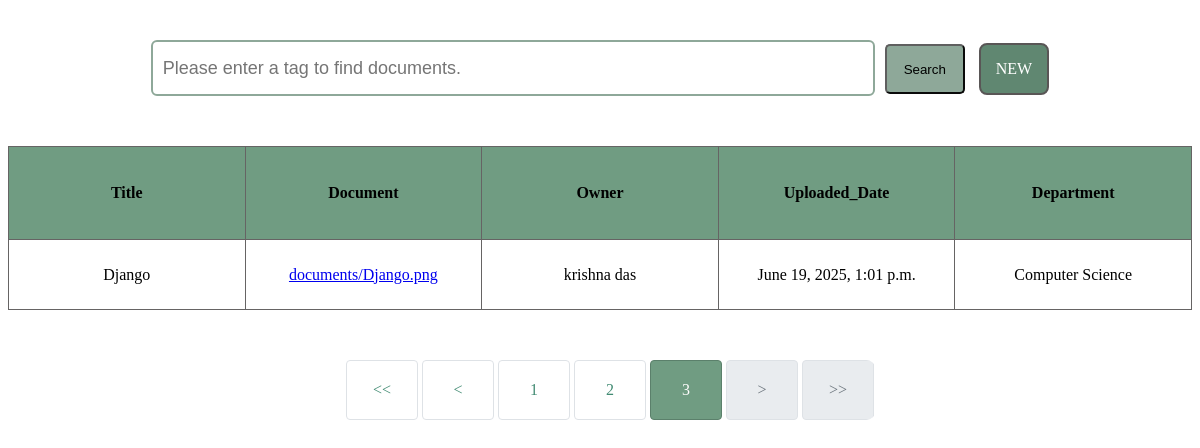
The page /table/?page=3&q= on the database its author committed.
### docs/models.py (models this page shows, shortened)
class Document(models.Model):
    title = models.CharField(max_length=700)
    description = models.TextField()
    owner = models.CharField(max_length=700)
    image = models.ImageField(upload_to='documents/')
    tags = models.TextField(max_length=10000)
    upload_at = models.DateTimeField(auto_now_add=True)
    subject = models.TextField(null=True)
    department = models.TextField(max_length=2000, null=True)

### docs/views.py (the view)
# urls.py: path('table/', views.table_data, name='table_doc'),
def table_data(request):
    query = request.GET.get('q', '')
    data = Document.objects.all()
    if query:
        data = data.filter(tags__icontains=query)
    paginator = Paginator(data, 5)
    page_num = request.GET.get('page')
    page_obj = paginator.get_page(page_num)
    return render(request, 'table.html', {'page_obj': page_obj, 'query': query})

### templates/table.html (shortened to what this page needs)
<!DOCTYPE html>
<html lang="en">
{% load static %}
<head>
    <link rel="stylesheet" href="{% static 'css/table.css' %}">
</head>
<body>
    <div class="container">
        <div class="searchPanel">
            <form method="get" class="search">
                <input type="text" name="q" placeholder="Please enter a tag to find documents." value="{{ query }}" class="searchBar">
                <button type="submit" class="searchButton">Search</button>
                <a href="{% url 'upload_doc' %}" class="new">NEW</a>
            </form>
        </div>
        <div class="tablePanel">
            <table>
                <thead>
                    <tr>
                        <th>Title</th>
                        <th>Document</th>
                        <th>Owner</th>
                        <th>Uploaded_Date</th>
                        <th>Department</th>
                    </tr>
                </thead>
                <tbody>
                    {% for doc in page_obj %}
                    <tr onclick="handleClickRow({tags : '{{ doc.tags|escapejs }}', subject : '{{ doc.subject|escapejs }}', description : '{{ doc.description|escapejs }}', image : '{{ doc.image.url|escapejs }}' })"
                        class="row-{{doc.id}}">
                        <td>{{ doc.title }}</td>
                        <td><a href="{{ doc.image.url }}">{{ doc.image }}</a></td>
                        <td>{{ doc.owner }}</td>
                        <td>{{ doc.upload_at }}</td>
                        <td>{{ doc.department }}</td>
                    </tr>
                    {% endfor %}
                </tbody>
            </table>
            <div class="pagination-con">
                {% if page_obj.has_other_pages %}
                    <ul class="pagination">
                        {% if page_obj.has_previous %}
                            <li class=" page-item"><a class="page-link" href="?page=1&q={{ query }}"><<</a></li>
                            <li class="page-item"><a class="page-link" href="?page={{ page_obj.previous_page_number }}&q={{ query }}"><</a></li>
                        {% else %}
                            <li class="page-item disabled"><span class="page-link"><<</span></li>
                            <li class="page-item disabled"><span class="page-link"><</span></li>
                        {% endif %}
                        {% for i in page_obj.paginator.get_elided_page_range %}
                            {% if page_obj.number == i %}
                                <li class="page-item active"><span class="page-link">{{ i }}</span></li>
                            {% elif i == page_obj.paginator.ELLIPSIS %}
                                <li class="page-item"><span class="page-link">{{ i }}</span></li>
                            {% else %}
                                <li class="page-item"><a class="page-link" href="?page={{ i }}&q={{ query }}">{{ i }}</a></li>
                            {% endif %}
                        {% endfor %}
                        {% if page_obj.has_next %}
                            <li class="page-item"><a class="page-link"
                                    href="?page={{ page_obj.next_page_number }}&q={{ query }}">></a></li>
                            <li class="page-item"><a class="page-link"
                                    href="?page={{ page_obj.paginator.num_pages }}&q={{ query }}">>></a></li>
                        {% else %}
                            <li class="page-item disabled"><span class="page-link">></span></li>
                            <li class="page-item disabled"><span class="page-link">>></span></li>
                        {% endif %}
                    </ul>
                {% endif %}
            </div>
        </div>
    </div>
</body>
</html>

### static/css/table.css (style rules this page uses)
table { margin-top: 50px; }
table, th, td { border-collapse: collapse; width: 100%; border: 1px solid rgb(102, 100, 100); }
th { background-color: #709c82; height: 90px; }
td { text-align: center; }
tr { height: 70px; }
th, td { width: 20%; }
.pagination-con { text-align: center; }
.pagination { list-style: none; display: inline-flex; padding-left: 20px; border-radius: 10px; overflow: hidden; margin-top: 30px; margin-top: 50px; }
.page-item { margin: 0 2px; }
.page-item a, .page-item span { display: inline-block; padding: 20px; text-decoration: none; color: rgb(66, 139, 115); border: 1px solid #dee2e6; background-color: #fff; border-radius: 4px; width: 30px; }
.page-item.disabled span { color: #6c757d; background-color: #e9ecef; cursor: not-allowed; }
.page-item.active span { background-color: #709c82; color: rgb(255, 253, 253); border-color: #5b806b; }
.search { text-align: center; margin-top: 40px; }
.searchBar { cursor: text; padding-block: 6px; padding-inline: 10px; width: 700px; height: 40px; border: 2px solid #8ea899; border-radius: 6px; font-size: 18px; }
.searchButton { height: 50px; margin-left: 6px; width: 80px; cursor: pointer; border-radius: 5px; background-color: #8ea899; border-color: #5f5f5f; }
.new { padding: 15px; background-color: #608771; color: white; text-decoration: none; border-radius: 8px; font-size: 16px; margin-left: 10px; transition: background-color 0.3s; display: inline-block; border: 2px solid #595656; }

### rows shown on the page
Document: title "Django", image "documents/Django.png", owner "krishna das", upload_at "June 19, 2025, 1:01 p.m.", department "Computer Science"

### other values the page prints
{{ i }} "1" "2"
{{ i }} "3"
